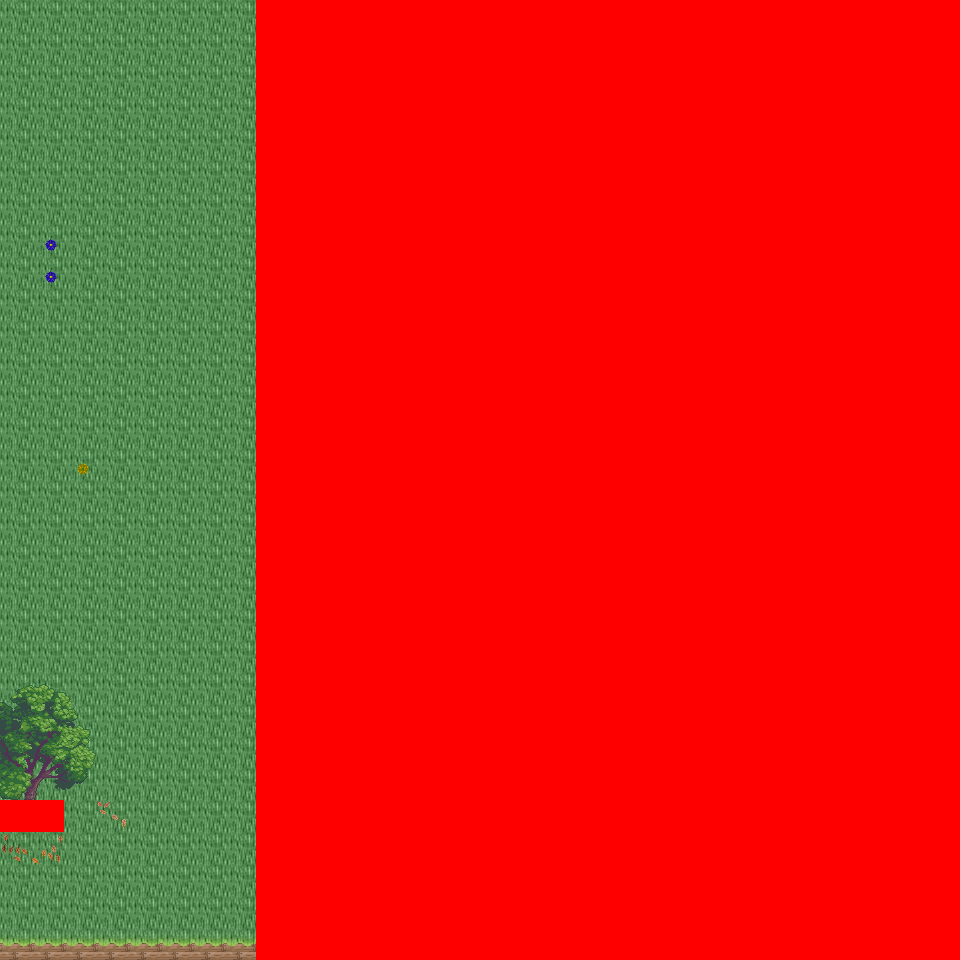

The image is a tile-based game level rendered from a .tmx file. Its description and source (layers, tilesets, objects; grid data summarised) follow:
An orthogonal 30x30 tile map with 32x32 px tiles, 6 tile layers (Ground, Object, Object2, Above, ...), 41 tilesets and 3 objects (3x mapchange).

<map version="1.0" orientation="orthogonal" renderorder="right-down" width="30" height="30" tilewidth="32" tileheight="32" nextobjectid="4">
  <tileset firstgid="1" name="tileset_logic_collision" tilewidth="32" tileheight="32" tilecount="1" columns="1">
    <image source="../drawable/tileset_logic_collision.png" width="32" height="32" />
  </tileset>
  <tileset firstgid="2" name="tileset_ground_ground" tilewidth="32" tileheight="32" tilecount="33" columns="3">
    <image source="../drawable/tileset_ground_ground.png" width="96" height="352" />
  </tileset>
  <tileset firstgid="35" name="tileset_building_castle" tilewidth="32" tileheight="32" tilecount="320" columns="20">
    <image source="../drawable/tileset_building_castle.png" width="640" height="512" />
  </tileset>
  <tileset firstgid="355" name="tileset_item_weapon_cannon" tilewidth="32" tileheight="32" tilecount="12" columns="3">
    <image source="../drawable/tileset_item_weapon_cannon.png" width="96" height="128" />
  </tileset>
  <tileset firstgid="367" name="tileset_item_pot_barrels_1" tilewidth="32" tileheight="32" tilecount="8" columns="4">
    <image source="../drawable/tileset_item_pot_barrels_1.png" width="128" height="64" />
  </tileset>
  <tileset firstgid="375" name="tileset_ground_grass_edges" tilewidth="32" tileheight="32" tilecount="36" columns="12">
    <image source="../drawable/tileset_ground_grass_edges.png" width="384" height="96" />
  </tileset>
  <tileset firstgid="411" name="tileset_ground_grass_corners" tilewidth="32" tileheight="32" tilecount="24" columns="6">
    <image source="../drawable/tileset_ground_grass_corners.png" width="192" height="128" />
  </tileset>
  <tileset firstgid="435" name="tileset_plant_vine" tilewidth="32" tileheight="32" tilecount="3" columns="1">
    <image source="../drawable/tileset_plant_vine.png" width="32" height="96" />
  </tileset>
  <tileset firstgid="438" name="tileset_ground_water_pool" tilewidth="32" tileheight="32" tilecount="72" columns="3">
    <image source="../drawable/tileset_ground_water_pool.png" width="96" height="768" />
  </tileset>
  <tileset firstgid="510" name="tileset_ground_earth_edges" tilewidth="32" tileheight="32" tilecount="18" columns="6">
    <image source="../drawable/tileset_ground_earth_edges.png" width="192" height="96" />
  </tileset>
  <tileset firstgid="528" name="tileset_building_decoration_chimney" tilewidth="32" tileheight="32" tilecount="2" columns="1">
    <image source="../drawable/tileset_building_decoration_chimney.png" width="32" height="64" />
  </tileset>
  <tileset firstgid="530" name="tileset_building_decoration_chimney_big" tilewidth="32" tileheight="32" tilecount="2" columns="1">
    <image source="../drawable/tileset_building_decoration_chimney_big.png" width="32" height="64" />
  </tileset>
  <tileset firstgid="532" name="tileset_plant_tree_fall_trees" tilewidth="32" tileheight="32" tilecount="40" columns="8">
    <image source="../drawable/tileset_plant_tree_fall_trees.png" width="256" height="160" />
  </tileset>
  <tileset firstgid="572" name="tileset_plant_tree_chestnut_tree" tilewidth="32" tileheight="32" tilecount="20" columns="4">
    <image source="../drawable/tileset_plant_tree_chestnut_tree.png" width="128" height="160" />
  </tileset>
  <tileset firstgid="592" name="tileset_plant_bush_hedge" tilewidth="32" tileheight="32" tilecount="35" columns="5">
    <image source="../drawable/tileset_plant_bush_hedge.png" width="160" height="224" />
  </tileset>
  <tileset firstgid="627" name="tileset_item_statue_gazingball_statue" tilewidth="32" tileheight="32" tilecount="12" columns="3">
    <image source="../drawable/tileset_item_statue_gazingball_statue.png" width="96" height="128" />
  </tileset>
  <tileset firstgid="639" name="tileset_plant_flower_red_blue_clusters" tilewidth="32" tileheight="32" tilecount="4" columns="1">
    <image source="../drawable/tileset_plant_flower_red_blue_clusters.png" width="32" height="128" />
  </tileset>
  <tileset firstgid="643" name="tileset_ground_cobbled_paving" tilewidth="32" tileheight="32" tilecount="1" columns="1">
    <image source="../drawable/tileset_ground_cobbled_paving.png" width="32" height="32" />
  </tileset>
  <tileset firstgid="644" name="tileset_furniture_light_lamp_blue" tilewidth="32" tileheight="32" tilecount="3" columns="1">
    <image source="../drawable/tileset_furniture_light_lamp_blue.png" width="32" height="96" />
  </tileset>
  <tileset firstgid="647" name="tileset_plant_leaves" tilewidth="32" tileheight="32" tilecount="8" columns="4">
    <image source="../drawable/tileset_plant_leaves.png" width="128" height="64" />
  </tileset>
  <tileset firstgid="655" name="tileset_plant_flower_flowers_mixed" tilewidth="32" tileheight="32" tilecount="16" columns="4">
    <image source="../drawable/tileset_plant_flower_flowers_mixed.png" width="128" height="128" />
  </tileset>
  <tileset firstgid="671" name="tileset_plant_bush_large_green" tilewidth="32" tileheight="32" tilecount="9" columns="3">
    <image source="../drawable/tileset_plant_bush_large_green.png" width="96" height="96" />
  </tileset>
  <tileset firstgid="680" name="tileset_plant_bush_hosta" tilewidth="32" tileheight="32" tilecount="9" columns="3">
    <image source="../drawable/tileset_plant_bush_hosta.png" width="96" height="96" />
  </tileset>
  <tileset firstgid="689" name="tileset_item_statue_fairypool" tilewidth="32" tileheight="32" tilecount="16" columns="2">
    <image source="../drawable/tileset_item_statue_fairypool.png" width="64" height="256" />
  </tileset>
  <tileset firstgid="705" name="tileset_item_statue_grey_stone" tilewidth="32" tileheight="32" tilecount="4" columns="2">
    <image source="../drawable/tileset_item_statue_grey_stone.png" width="64" height="64" />
  </tileset>
  <tileset firstgid="709" name="tileset_item_statue_plants_potted_stone" tilewidth="32" tileheight="32" tilecount="6" columns="3">
    <image source="../drawable/tileset_item_statue_plants_potted_stone.png" width="96" height="64" />
  </tileset>
  <tileset firstgid="715" name="tileset_plant_flower_daisy_blue" tilewidth="32" tileheight="32" tilecount="8" columns="2">
    <image source="../drawable/tileset_plant_flower_daisy_blue.png" width="64" height="128" />
  </tileset>
  <tileset firstgid="723" name="tileset_plant_flower_daisy_red" tilewidth="32" tileheight="32" tilecount="8" columns="2">
    <image source="../drawable/tileset_plant_flower_daisy_red.png" width="64" height="128" />
  </tileset>
  <tileset firstgid="731" name="tileset_plant_flower_daisy_white" tilewidth="32" tileheight="32" tilecount="8" columns="2">
    <image source="../drawable/tileset_plant_flower_daisy_white.png" width="64" height="128" />
  </tileset>
  <tileset firstgid="739" name="tileset_plant_flower_daisy_yellow" tilewidth="32" tileheight="32" tilecount="8" columns="2">
    <image source="../drawable/tileset_plant_flower_daisy_yellow.png" width="64" height="128" />
  </tileset>
  <tileset firstgid="747" name="tileset_furniture_chair_bench_white" tilewidth="32" tileheight="32" tilecount="8" columns="2">
    <image source="../drawable/tileset_furniture_chair_bench_white.png" width="64" height="128" />
  </tileset>
  <tileset firstgid="755" name="tileset_plant_bush_bricked_bushes" tilewidth="32" tileheight="32" tilecount="6" columns="2">
    <image source="../drawable/tileset_plant_bush_bricked_bushes.png" width="64" height="96" />
  </tileset>
  <tileset firstgid="761" name="tileset_plant_stump_small_stump" tilewidth="32" tileheight="32" tilecount="4" columns="2">
    <image source="../drawable/tileset_plant_stump_small_stump.png" width="64" height="64" />
  </tileset>
  <tileset firstgid="765" name="tileset_item_firewood" tilewidth="32" tileheight="32" tilecount="12" columns="3">
    <image source="../drawable/tileset_item_firewood.png" width="96" height="128" />
  </tileset>
  <tileset firstgid="777" name="tileset_item_campfires" tilewidth="32" tileheight="32" tilecount="2" columns="2">
    <image source="../drawable/tileset_item_campfires.png" width="64" height="32" />
  </tileset>
  <tileset firstgid="779" name="tileset_building_wall_int_sandstone" tilewidth="32" tileheight="32" tilecount="15" columns="3">
    <image source="../drawable/tileset_building_wall_int_sandstone.png" width="96" height="160" />
  </tileset>
  <tileset firstgid="794" name="tileset_ground_ground_3" tilewidth="32" tileheight="32" tilecount="5" columns="5">
    <image source="../drawable/tileset_ground_ground_3.png" width="160" height="32" />
  </tileset>
  <tileset firstgid="799" name="tileset_building_cottage" tilewidth="32" tileheight="32" tilecount="256" columns="16">
    <image source="../drawable/tileset_building_cottage.png" width="512" height="512" />
  </tileset>
  <tileset firstgid="1055" name="tileset_building_roof_thatched_roof" tilewidth="32" tileheight="32" tilecount="256" columns="16">
    <image source="../drawable/tileset_building_roof_thatched_roof.png" width="512" height="512" />
  </tileset>
  <tileset firstgid="1311" name="tileset_building_door_doors" tilewidth="32" tileheight="32" tilecount="256" columns="16">
    <image source="../drawable/tileset_building_door_doors.png" width="512" height="512" />
  </tileset>
  <tileset firstgid="1567" name="tileset_building_window_windows" tilewidth="32" tileheight="32" tilecount="256" columns="16">
    <image source="../drawable/tileset_building_window_windows.png" width="512" height="512" />
  </tileset>
  <layer name="Ground" width="30" height="30">
    <data>[900 cells, 900 non-empty, 5 distinct tile ids]</data>
  </layer>
  <layer name="Object" width="30" height="30">
    <data>[900 cells, 89 non-empty, 21 distinct tile ids]</data>
  </layer>
  <layer name="Object2" width="30" height="30">
    <data>[900 cells, 18 non-empty, 12 distinct tile ids]</data>
  </layer>
  <layer name="Above" width="30" height="30">
    <data>[900 cells, 100 non-empty, 43 distinct tile ids]</data>
  </layer>
  <layer name="Above2" width="30" height="30">
    <data>[900 cells, 11 non-empty, 3 distinct tile ids]</data>
  </layer>
  <layer name="Walkable" width="30" height="30">
    <data>[900 cells, 662 non-empty, 1 distinct tile ids]</data>
  </layer>
  <objectgroup name="MapEvents">
    <object id="1" name="south" type="mapchange" x="0" y="928" width="256" height="32">
      <properties>
        <property name="map" value="0_ados_mountain_n2_w2_x3_y1" />
        <property name="place" value="north" />
      </properties>
    </object>
    <object id="2" name="west" type="mapchange" x="0" y="0" width="32" height="800">
      <properties>
        <property name="map" value="0_ados_mountain_n2_w2_x2_y0" />
        <property name="place" value="east" />
      </properties>
    </object>
    <object id="3" name="west2" type="mapchange" x="0" y="832" width="32" height="128">
      <properties>
        <property name="map" value="0_ados_mountain_n2_w2_x2_y0" />
        <property name="place" value="east2" />
      </properties>
    </object>
  </objectgroup>
</map>
